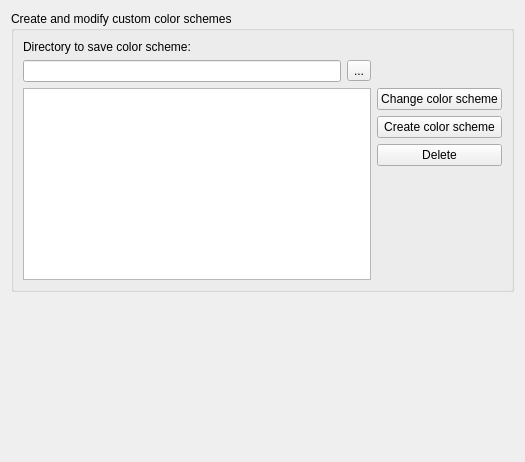
<?xml version="1.0" encoding="UTF-8"?>
<ui version="4.0">
 <class>ColorSchemaSettingsWidget</class>
 <widget class="QWidget" name="ColorSchemaSettingsWidget">
  <property name="windowModality">
   <enum>Qt::NonModal</enum>
  </property>
  <property name="geometry">
   <rect>
    <x>0</x>
    <y>0</y>
    <width>525</width>
    <height>462</height>
   </rect>
  </property>
  <property name="windowTitle">
   <string>MSA Color Schemes Settings</string>
  </property>
  <layout class="QVBoxLayout" name="verticalLayout_2">
   <item>
    <widget class="QGroupBox" name="alphabetSettingsBox">
     <property name="title">
      <string>Create and modify custom color schemes</string>
     </property>
     <property name="checkable">
      <bool>false</bool>
     </property>
     <property name="checked">
      <bool>false</bool>
     </property>
     <layout class="QGridLayout" name="gridLayout">
      <item row="0" column="0">
       <widget class="QLabel" name="label">
        <property name="text">
         <string>Directory to save color scheme:</string>
        </property>
       </widget>
      </item>
      <item row="1" column="0">
       <layout class="QHBoxLayout" name="horizontalLayout">
        <item>
         <widget class="QLineEdit" name="colorsDirEdit"/>
        </item>
        <item>
         <widget class="QToolButton" name="colorsDirButton">
          <property name="text">
           <string>...</string>
          </property>
         </widget>
        </item>
       </layout>
      </item>
      <item row="2" column="0" rowspan="4">
       <widget class="QListWidget" name="colorSchemas">
        <property name="sizePolicy">
         <sizepolicy hsizetype="Expanding" vsizetype="Minimum">
          <horstretch>0</horstretch>
          <verstretch>0</verstretch>
         </sizepolicy>
        </property>
       </widget>
      </item>
      <item row="2" column="1">
       <widget class="QPushButton" name="changeSchemaButton">
        <property name="text">
         <string>Change color scheme</string>
        </property>
       </widget>
      </item>
      <item row="3" column="1">
       <widget class="QPushButton" name="addSchemaButton">
        <property name="text">
         <string>Create color scheme</string>
        </property>
       </widget>
      </item>
      <item row="4" column="1">
       <widget class="QPushButton" name="deleteSchemaButton">
        <property name="text">
         <string>Delete</string>
        </property>
       </widget>
      </item>
      <item row="5" column="1">
       <spacer name="verticalSpacer_3">
        <property name="orientation">
         <enum>Qt::Vertical</enum>
        </property>
        <property name="sizeHint" stdset="0">
         <size>
          <width>20</width>
          <height>102</height>
         </size>
        </property>
       </spacer>
      </item>
     </layout>
    </widget>
   </item>
   <item>
    <spacer name="verticalSpacer">
     <property name="orientation">
      <enum>Qt::Vertical</enum>
     </property>
     <property name="sizeHint" stdset="0">
      <size>
       <width>20</width>
       <height>40</height>
      </size>
     </property>
    </spacer>
   </item>
  </layout>
 </widget>
 <resources/>
 <connections/>
</ui>
